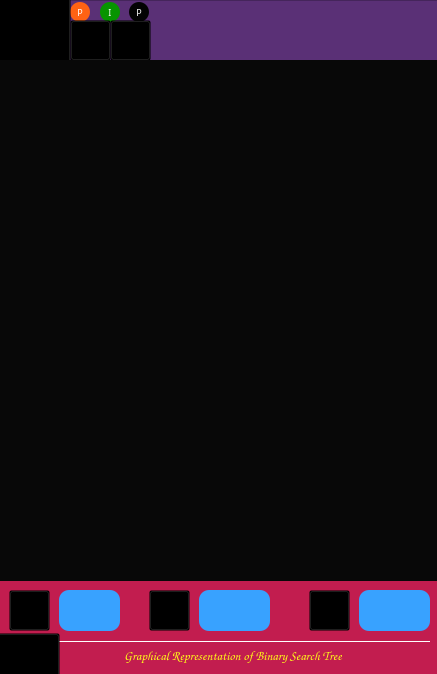
<?xml version="1.0" encoding="UTF-8"?>
<ui version="4.0">
 <class>MainWindow</class>
 <widget class="QMainWindow" name="MainWindow">
  <property name="geometry">
   <rect>
    <x>0</x>
    <y>0</y>
    <width>437</width>
    <height>674</height>
   </rect>
  </property>
  <property name="sizePolicy">
   <sizepolicy hsizetype="Preferred" vsizetype="Preferred">
    <horstretch>0</horstretch>
    <verstretch>0</verstretch>
   </sizepolicy>
  </property>
  <property name="minimumSize">
   <size>
    <width>437</width>
    <height>674</height>
   </size>
  </property>
  <property name="maximumSize">
   <size>
    <width>437</width>
    <height>674</height>
   </size>
  </property>
  <property name="baseSize">
   <size>
    <width>10240</width>
    <height>8000</height>
   </size>
  </property>
  <property name="font">
   <font>
    <stylestrategy>PreferAntialias</stylestrategy>
    <kerning>true</kerning>
   </font>
  </property>
  <property name="windowTitle">
   <string>MainWindow</string>
  </property>
  <property name="windowOpacity">
   <double>1.000000000000000</double>
  </property>
  <property name="layoutDirection">
   <enum>Qt::LeftToRight</enum>
  </property>
  <property name="documentMode">
   <bool>false</bool>
  </property>
  <property name="tabShape">
   <enum>QTabWidget::Rounded</enum>
  </property>
  <widget class="QWidget" name="centralWidget">
   <widget class="QPushButton" name="infoBtn">
    <property name="geometry">
     <rect>
      <x>110</x>
      <y>20</y>
      <width>41</width>
      <height>41</height>
     </rect>
    </property>
    <property name="cursor">
     <cursorShape>PointingHandCursor</cursorShape>
    </property>
    <property name="mouseTracking">
     <bool>true</bool>
    </property>
    <property name="autoFillBackground">
     <bool>false</bool>
    </property>
    <property name="styleSheet">
     <string notr="true">background-color:transparent;</string>
    </property>
    <property name="text">
     <string/>
    </property>
    <property name="icon">
     <iconset resource="images.qrc">
      <normaloff>:/info.png</normaloff>:/info.png</iconset>
    </property>
    <property name="iconSize">
     <size>
      <width>30</width>
      <height>40</height>
     </size>
    </property>
    <property name="checkable">
     <bool>true</bool>
    </property>
    <property name="autoRepeat">
     <bool>true</bool>
    </property>
    <property name="autoExclusive">
     <bool>true</bool>
    </property>
   </widget>
   <widget class="QPushButton" name="pushButton_4">
    <property name="geometry">
     <rect>
      <x>-10</x>
      <y>-10</y>
      <width>81</width>
      <height>81</height>
     </rect>
    </property>
    <property name="autoFillBackground">
     <bool>false</bool>
    </property>
    <property name="styleSheet">
     <string notr="true">background-color:transparent;</string>
    </property>
    <property name="text">
     <string/>
    </property>
    <property name="icon">
     <iconset resource="images.qrc">
      <normaloff>:/menu.png</normaloff>:/menu.png</iconset>
    </property>
    <property name="iconSize">
     <size>
      <width>60</width>
      <height>60</height>
     </size>
    </property>
    <property name="checkable">
     <bool>true</bool>
    </property>
    <property name="autoRepeat">
     <bool>true</bool>
    </property>
    <property name="autoExclusive">
     <bool>true</bool>
    </property>
   </widget>
   <widget class="QPushButton" name="pushButton">
    <property name="geometry">
     <rect>
      <x>70</x>
      <y>20</y>
      <width>41</width>
      <height>41</height>
     </rect>
    </property>
    <property name="cursor">
     <cursorShape>PointingHandCursor</cursorShape>
    </property>
    <property name="mouseTracking">
     <bool>true</bool>
    </property>
    <property name="autoFillBackground">
     <bool>false</bool>
    </property>
    <property name="styleSheet">
     <string notr="true">background-color:transparent;</string>
    </property>
    <property name="text">
     <string/>
    </property>
    <property name="icon">
     <iconset resource="images.qrc">
      <normaloff>:/TV_stand.png</normaloff>:/TV_stand.png</iconset>
    </property>
    <property name="iconSize">
     <size>
      <width>30</width>
      <height>40</height>
     </size>
    </property>
    <property name="checkable">
     <bool>true</bool>
    </property>
    <property name="autoRepeat">
     <bool>true</bool>
    </property>
    <property name="autoExclusive">
     <bool>true</bool>
    </property>
   </widget>
   <widget class="QLabel" name="label_3">
    <property name="geometry">
     <rect>
      <x>190</x>
      <y>0</y>
      <width>251</width>
      <height>71</height>
     </rect>
    </property>
    <property name="text">
     <string/>
    </property>
    <property name="pixmap">
     <pixmap resource="images.qrc">:/coollogo_com-77234039 (1).png</pixmap>
    </property>
    <property name="scaledContents">
     <bool>true</bool>
    </property>
   </widget>
   <widget class="QFrame" name="frame">
    <property name="geometry">
     <rect>
      <x>-1</x>
      <y>580</y>
      <width>441</width>
      <height>101</height>
     </rect>
    </property>
    <property name="styleSheet">
     <string notr="true">
background-color: rgb(194, 29, 79);</string>
    </property>
    <property name="frameShape">
     <enum>QFrame::StyledPanel</enum>
    </property>
    <property name="frameShadow">
     <enum>QFrame::Raised</enum>
    </property>
    <widget class="QLineEdit" name="searchLabel">
     <property name="enabled">
      <bool>true</bool>
     </property>
     <property name="geometry">
      <rect>
       <x>200</x>
       <y>10</y>
       <width>71</width>
       <height>41</height>
      </rect>
     </property>
     <property name="font">
      <font>
       <family>Lucida Calligraphy</family>
       <pointsize>14</pointsize>
       <weight>75</weight>
       <bold>true</bold>
      </font>
     </property>
     <property name="mouseTracking">
      <bool>false</bool>
     </property>
     <property name="focusPolicy">
      <enum>Qt::StrongFocus</enum>
     </property>
     <property name="acceptDrops">
      <bool>true</bool>
     </property>
     <property name="styleSheet">
      <string notr="true">background-color:rgb(56, 162, 255);
color:white;
 border-radius: 10px;</string>
     </property>
     <property name="inputMethodHints">
      <set>Qt::ImhDigitsOnly</set>
     </property>
     <property name="text">
      <string/>
     </property>
     <property name="frame">
      <bool>false</bool>
     </property>
     <property name="alignment">
      <set>Qt::AlignCenter</set>
     </property>
    </widget>
    <widget class="QPushButton" name="addBtn">
     <property name="geometry">
      <rect>
       <x>10</x>
       <y>10</y>
       <width>41</width>
       <height>41</height>
      </rect>
     </property>
     <property name="cursor">
      <cursorShape>PointingHandCursor</cursorShape>
     </property>
     <property name="mouseTracking">
      <bool>true</bool>
     </property>
     <property name="autoFillBackground">
      <bool>false</bool>
     </property>
     <property name="styleSheet">
      <string notr="true">background-color:transparent;</string>
     </property>
     <property name="text">
      <string/>
     </property>
     <property name="icon">
      <iconset resource="images.qrc">
       <normaloff>:/plus.png</normaloff>:/plus.png</iconset>
     </property>
     <property name="iconSize">
      <size>
       <width>40</width>
       <height>40</height>
      </size>
     </property>
     <property name="checkable">
      <bool>true</bool>
     </property>
     <property name="autoRepeat">
      <bool>true</bool>
     </property>
     <property name="autoExclusive">
      <bool>true</bool>
     </property>
    </widget>
    <widget class="QPushButton" name="searchBtn">
     <property name="geometry">
      <rect>
       <x>150</x>
       <y>10</y>
       <width>41</width>
       <height>41</height>
      </rect>
     </property>
     <property name="cursor">
      <cursorShape>PointingHandCursor</cursorShape>
     </property>
     <property name="mouseTracking">
      <bool>true</bool>
     </property>
     <property name="autoFillBackground">
      <bool>false</bool>
     </property>
     <property name="styleSheet">
      <string notr="true">background-color:transparent;</string>
     </property>
     <property name="text">
      <string/>
     </property>
     <property name="icon">
      <iconset resource="images.qrc">
       <normaloff>:/pan.png</normaloff>:/pan.png</iconset>
     </property>
     <property name="iconSize">
      <size>
       <width>40</width>
       <height>40</height>
      </size>
     </property>
     <property name="checkable">
      <bool>true</bool>
     </property>
     <property name="autoRepeat">
      <bool>true</bool>
     </property>
     <property name="autoExclusive">
      <bool>true</bool>
     </property>
    </widget>
    <widget class="QPushButton" name="delBtn">
     <property name="geometry">
      <rect>
       <x>310</x>
       <y>10</y>
       <width>41</width>
       <height>41</height>
      </rect>
     </property>
     <property name="cursor">
      <cursorShape>PointingHandCursor</cursorShape>
     </property>
     <property name="mouseTracking">
      <bool>true</bool>
     </property>
     <property name="autoFillBackground">
      <bool>false</bool>
     </property>
     <property name="styleSheet">
      <string notr="true">background-color:transparent;</string>
     </property>
     <property name="text">
      <string/>
     </property>
     <property name="icon">
      <iconset resource="images.qrc">
       <normaloff>:/trash.png</normaloff>:/trash.png</iconset>
     </property>
     <property name="iconSize">
      <size>
       <width>40</width>
       <height>40</height>
      </size>
     </property>
     <property name="checkable">
      <bool>true</bool>
     </property>
     <property name="autoRepeat">
      <bool>true</bool>
     </property>
     <property name="autoExclusive">
      <bool>true</bool>
     </property>
    </widget>
    <widget class="QLineEdit" name="delLabel">
     <property name="enabled">
      <bool>true</bool>
     </property>
     <property name="geometry">
      <rect>
       <x>360</x>
       <y>10</y>
       <width>71</width>
       <height>41</height>
      </rect>
     </property>
     <property name="font">
      <font>
       <family>Lucida Calligraphy</family>
       <pointsize>14</pointsize>
       <weight>75</weight>
       <bold>true</bold>
      </font>
     </property>
     <property name="mouseTracking">
      <bool>false</bool>
     </property>
     <property name="focusPolicy">
      <enum>Qt::StrongFocus</enum>
     </property>
     <property name="acceptDrops">
      <bool>true</bool>
     </property>
     <property name="styleSheet">
      <string notr="true">background-color:rgb(56, 162, 255);


color:white;
 border-radius: 10px;</string>
     </property>
     <property name="inputMethodHints">
      <set>Qt::ImhDigitsOnly</set>
     </property>
     <property name="text">
      <string/>
     </property>
     <property name="frame">
      <bool>false</bool>
     </property>
     <property name="alignment">
      <set>Qt::AlignCenter</set>
     </property>
    </widget>
    <widget class="QLineEdit" name="addLabel">
     <property name="enabled">
      <bool>true</bool>
     </property>
     <property name="geometry">
      <rect>
       <x>60</x>
       <y>10</y>
       <width>61</width>
       <height>41</height>
      </rect>
     </property>
     <property name="font">
      <font>
       <family>Lucida Calligraphy</family>
       <pointsize>14</pointsize>
       <weight>75</weight>
       <bold>true</bold>
       <stylestrategy>PreferAntialias</stylestrategy>
      </font>
     </property>
     <property name="mouseTracking">
      <bool>false</bool>
     </property>
     <property name="focusPolicy">
      <enum>Qt::StrongFocus</enum>
     </property>
     <property name="acceptDrops">
      <bool>true</bool>
     </property>
     <property name="styleSheet">
      <string notr="true">background-color:rgb(56, 162, 255);
color:white;
border-radius: 10px;</string>
     </property>
     <property name="inputMethodHints">
      <set>Qt::ImhDigitsOnly</set>
     </property>
     <property name="text">
      <string/>
     </property>
     <property name="maxLength">
      <number>999</number>
     </property>
     <property name="frame">
      <bool>false</bool>
     </property>
     <property name="alignment">
      <set>Qt::AlignCenter</set>
     </property>
    </widget>
    <widget class="QLineEdit" name="msgLabel">
     <property name="enabled">
      <bool>true</bool>
     </property>
     <property name="geometry">
      <rect>
       <x>40</x>
       <y>60</y>
       <width>391</width>
       <height>31</height>
      </rect>
     </property>
     <property name="font">
      <font>
       <family>Comic Sans MS</family>
       <pointsize>10</pointsize>
       <weight>75</weight>
       <italic>false</italic>
       <bold>true</bold>
       <underline>false</underline>
       <strikeout>false</strikeout>
       <stylestrategy>PreferAntialias</stylestrategy>
       <kerning>true</kerning>
      </font>
     </property>
     <property name="cursor">
      <cursorShape>ArrowCursor</cursorShape>
     </property>
     <property name="mouseTracking">
      <bool>false</bool>
     </property>
     <property name="focusPolicy">
      <enum>Qt::NoFocus</enum>
     </property>
     <property name="acceptDrops">
      <bool>true</bool>
     </property>
     <property name="styleSheet">
      <string notr="true">background-color:transparent;
border-color: rgb(24, 35, 255);
color:rgb(255, 255, 24)</string>
     </property>
     <property name="inputMethodHints">
      <set>Qt::ImhDigitsOnly</set>
     </property>
     <property name="text">
      <string>Graphical Representation of Binary Search Tree</string>
     </property>
     <property name="frame">
      <bool>false</bool>
     </property>
     <property name="alignment">
      <set>Qt::AlignCenter</set>
     </property>
    </widget>
    <widget class="Line" name="line">
     <property name="geometry">
      <rect>
       <x>10</x>
       <y>53</y>
       <width>421</width>
       <height>16</height>
      </rect>
     </property>
     <property name="styleSheet">
      <string notr="true">color: rgb(255, 255, 255);</string>
     </property>
     <property name="frameShadow">
      <enum>QFrame::Plain</enum>
     </property>
     <property name="orientation">
      <enum>Qt::Horizontal</enum>
     </property>
    </widget>
    <widget class="QPushButton" name="addBtn_2">
     <property name="enabled">
      <bool>true</bool>
     </property>
     <property name="geometry">
      <rect>
       <x>-10</x>
       <y>53</y>
       <width>71</width>
       <height>51</height>
      </rect>
     </property>
     <property name="cursor">
      <cursorShape>ArrowCursor</cursorShape>
     </property>
     <property name="mouseTracking">
      <bool>true</bool>
     </property>
     <property name="autoFillBackground">
      <bool>false</bool>
     </property>
     <property name="styleSheet">
      <string notr="true">background-color:transparent;</string>
     </property>
     <property name="text">
      <string/>
     </property>
     <property name="icon">
      <iconset resource="images.qrc">
       <normaloff>:/futuro_icons_64px_489.png</normaloff>:/futuro_icons_64px_489.png</iconset>
     </property>
     <property name="iconSize">
      <size>
       <width>30</width>
       <height>26</height>
      </size>
     </property>
     <property name="checkable">
      <bool>true</bool>
     </property>
     <property name="autoRepeat">
      <bool>true</bool>
     </property>
     <property name="autoExclusive">
      <bool>true</bool>
     </property>
    </widget>
    <zorder>searchLabel</zorder>
    <zorder>addBtn</zorder>
    <zorder>searchBtn</zorder>
    <zorder>delBtn</zorder>
    <zorder>delLabel</zorder>
    <zorder>addLabel</zorder>
    <zorder>line</zorder>
    <zorder>msgLabel</zorder>
    <zorder>addBtn_2</zorder>
   </widget>
   <widget class="QFrame" name="frame_2">
    <property name="geometry">
     <rect>
      <x>10</x>
      <y>0</y>
      <width>441</width>
      <height>61</height>
     </rect>
    </property>
    <property name="styleSheet">
     <string notr="true">background-color: rgb(90, 48, 118);

</string>
    </property>
    <property name="frameShape">
     <enum>QFrame::StyledPanel</enum>
    </property>
    <property name="frameShadow">
     <enum>QFrame::Raised</enum>
    </property>
    <widget class="QPushButton" name="preBtn">
     <property name="geometry">
      <rect>
       <x>60</x>
       <y>2</y>
       <width>20</width>
       <height>20</height>
      </rect>
     </property>
     <property name="font">
      <font>
       <family>Rockwell Extra Bold</family>
       <pointsize>7</pointsize>
       <weight>50</weight>
       <italic>false</italic>
       <bold>false</bold>
      </font>
     </property>
     <property name="cursor">
      <cursorShape>PointingHandCursor</cursorShape>
     </property>
     <property name="mouseTracking">
      <bool>true</bool>
     </property>
     <property name="autoFillBackground">
      <bool>false</bool>
     </property>
     <property name="styleSheet">
      <string notr="true">background-color:rgb(255, 98, 19);
border-radius:10px;
color: white;
</string>
     </property>
     <property name="text">
      <string>P</string>
     </property>
     <property name="iconSize">
      <size>
       <width>40</width>
       <height>40</height>
      </size>
     </property>
     <property name="checkable">
      <bool>true</bool>
     </property>
     <property name="autoRepeat">
      <bool>true</bool>
     </property>
     <property name="autoExclusive">
      <bool>true</bool>
     </property>
    </widget>
    <widget class="QPushButton" name="inBtn">
     <property name="geometry">
      <rect>
       <x>90</x>
       <y>2</y>
       <width>20</width>
       <height>20</height>
      </rect>
     </property>
     <property name="font">
      <font>
       <family>Rockwell Extra Bold</family>
       <pointsize>7</pointsize>
       <weight>50</weight>
       <italic>false</italic>
       <bold>false</bold>
      </font>
     </property>
     <property name="cursor">
      <cursorShape>PointingHandCursor</cursorShape>
     </property>
     <property name="mouseTracking">
      <bool>true</bool>
     </property>
     <property name="autoFillBackground">
      <bool>false</bool>
     </property>
     <property name="styleSheet">
      <string notr="true">background-color:rgb(7, 148, 0);
border-radius:10px;
color: white;
</string>
     </property>
     <property name="text">
      <string>I</string>
     </property>
     <property name="iconSize">
      <size>
       <width>40</width>
       <height>40</height>
      </size>
     </property>
     <property name="checkable">
      <bool>true</bool>
     </property>
     <property name="autoRepeat">
      <bool>true</bool>
     </property>
     <property name="autoExclusive">
      <bool>true</bool>
     </property>
    </widget>
    <widget class="QPushButton" name="postBtn">
     <property name="geometry">
      <rect>
       <x>119</x>
       <y>2</y>
       <width>20</width>
       <height>20</height>
      </rect>
     </property>
     <property name="font">
      <font>
       <family>Rockwell Extra Bold</family>
       <pointsize>7</pointsize>
       <weight>50</weight>
       <italic>false</italic>
       <bold>false</bold>
      </font>
     </property>
     <property name="cursor">
      <cursorShape>PointingHandCursor</cursorShape>
     </property>
     <property name="mouseTracking">
      <bool>true</bool>
     </property>
     <property name="autoFillBackground">
      <bool>false</bool>
     </property>
     <property name="styleSheet">
      <string notr="true">background-color:rgb(3, 3, 3);
border-radius:10px;
color: white;
</string>
     </property>
     <property name="text">
      <string>P</string>
     </property>
     <property name="iconSize">
      <size>
       <width>40</width>
       <height>40</height>
      </size>
     </property>
     <property name="checkable">
      <bool>true</bool>
     </property>
     <property name="autoRepeat">
      <bool>true</bool>
     </property>
     <property name="autoExclusive">
      <bool>true</bool>
     </property>
    </widget>
   </widget>
   <widget class="QLabel" name="graphLabel">
    <property name="geometry">
     <rect>
      <x>0</x>
      <y>60</y>
      <width>441</width>
      <height>521</height>
     </rect>
    </property>
    <property name="sizePolicy">
     <sizepolicy hsizetype="Expanding" vsizetype="Expanding">
      <horstretch>0</horstretch>
      <verstretch>0</verstretch>
     </sizepolicy>
    </property>
    <property name="font">
     <font>
      <stylestrategy>PreferAntialias</stylestrategy>
     </font>
    </property>
    <property name="styleSheet">
     <string notr="true">background-color: rgb(8, 8, 8);</string>
    </property>
    <property name="text">
     <string/>
    </property>
   </widget>
   <zorder>frame_2</zorder>
   <zorder>frame</zorder>
   <zorder>infoBtn</zorder>
   <zorder>pushButton_4</zorder>
   <zorder>pushButton</zorder>
   <zorder>label_3</zorder>
   <zorder>graphLabel</zorder>
  </widget>
 </widget>
 <layoutdefault spacing="6" margin="11"/>
 <resources>
  <include location="images.qrc"/>
 </resources>
 <connections/>
</ui>
